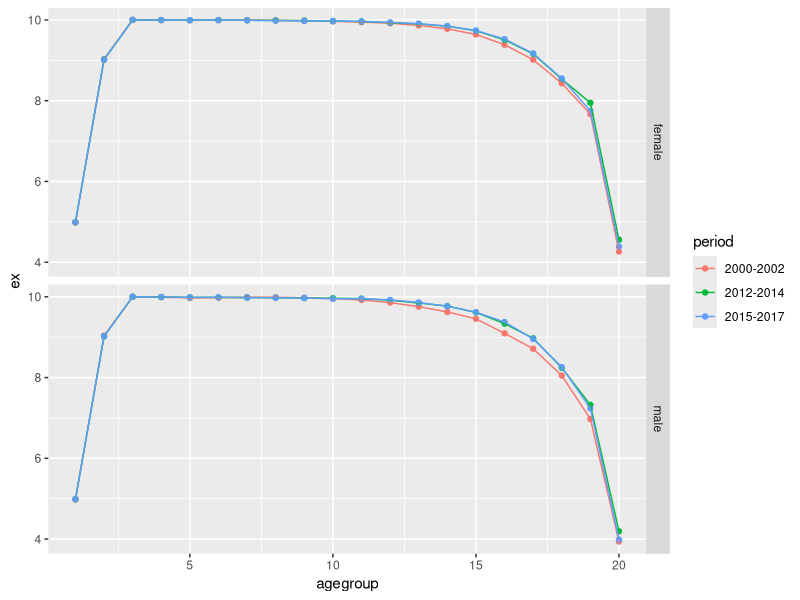

Generate this figure with R: (Note: this script raises an error after producing the figure.)
rm(list = ls())

require(tidyverse)
require(readxl)
require(plotly)

# Data 

## load data from Maria

male_excel_sheets <- excel_sheets(path = "scripts/decomposition/decomposition input males.xlsx")
female_excel_sheets <- excel_sheets(path = "scripts/decomposition/decomposition input females.xlsx")

cause_deaths_tidied <- tibble(sex = "male", year = male_excel_sheets) %>% 
  mutate(data = map(
    male_excel_sheets, 
    ~read_excel("scripts/decomposition/decomposition input males.xlsx",
                sheet = .x
      )
    )
  ) %>% 
  bind_rows(
    tibble(sex = "female", year = female_excel_sheets) %>% 
      mutate(data = map(
        female_excel_sheets,
        ~read_excel("scripts/decomposition/decomposition input females.xlsx",
                    sheet = .x)
        )
      )
  ) %>% 
  unnest() %>% 
  select(-sex1) %>% 
  gather(-c(sex:period), key = "cause", value = "deaths_from_cause")

deaths_total <- cause_deaths_tidied %>% 
  select(sex, period, agegroup, population, deaths) %>% 
  distinct()

deaths_cause <- cause_deaths_tidied %>% 
  select(sex, period, agegroup, cause, deaths_from_cause)

# dta_hmd <- read_csv(file = "hmd_explorer/data/hmd_data.csv")
# dta_scot <- dta %>% 
#   filter(code == "GBR_SCO", gender != "Total") 


# Params

radix <- 100000


# Now to replicate the code below using the gathered/tidied data above
lifetable <- deaths_total %>% 
  mutate(mx = deaths / population) %>% 
  group_by(sex, period) %>% 
  arrange(agegroup) %>% 
  mutate( ### QUESTION: Can ax be expressed directly, and as an additional column? 
    # This would allow the formulae to be generalised further to different age categories 
    qx = case_when(
      agegroup == min(agegroup)                  ~ mx,
      rank(agegroup, ties.method = "first") == 2 ~ (8 * mx) / (2 + 4 * mx),
      agegroup == max(agegroup)                  ~ 1, 
      TRUE                                       ~ 10 * mx / (2 +  5 * mx)
    )
  ) %>% 
  mutate(
    px = 1 - qx
  ) %>% 
  mutate(
    lx = radix
  ) %>% 
  mutate(
    lx = case_when(
      agegroup == min(agegroup)      ~ lx,
      TRUE                           ~ lag(px) * lag(lx)
    )
  ) %>% 
  mutate(
    dx = lx - lead(lx) 
  ) %>% 
  # ggplot(aes(x = agegroup, y = lx, group = period, colour = period)) + geom_point() + geom_line() + facet_grid(sex ~ .)
  # ggplot(aes(x = agegroup, y = mx, group = period, colour = period)) + geom_point() + geom_line() + facet_grid(sex ~ .) + scale_y_log10()
  # ggplot(aes(x = agegroup, y = qx, group = period, colour = period)) + geom_point() + geom_line() + facet_grid(sex ~ .) + scale_y_log10()  
  # ggplot(aes(x = agegroup, y = px, group = period, colour = period)) + geom_point() + geom_line() + facet_grid(sex ~ .) 
  mutate(
    Lx = case_when( # Lx: Average person-years lived between ages x and x + 1
      agegroup == max(agegroup)                           ~ lx / mx, # 
      agegroup == min(agegroup)                           ~ (0.9 * lead(lx) +    0.1 * lx),
      rank(agegroup, ties.method = "first") == 2          ~ 2 *    (lx + lead(lx)),
      TRUE                                                ~ 2.5 *  (lx + lead(lx))
    )
  )  %>% 
  # ggplot(aes(x = agegroup, y = Lx, group = period, colour = period)) + geom_point() + geom_line() + facet_grid(sex ~ .)
  mutate(
    Tx = Lx,
    Tx = case_when(
      agegroup == max(agegroup)    ~ Tx,
      TRUE                         ~ Lx + lead(Tx)
    )
  ) %>% 
  mutate(ex = Tx / lx)  %>% 
#  ggplot(aes(x = agegroup, y = Tx, group = period, colour = period)) + geom_point() + geom_line() + facet_grid(sex ~ .)
  ggplot(aes(x = agegroup, y = ex, group = period, colour = period)) + geom_point() + geom_line() + facet_grid(sex ~ .)
 

  # TO CHECK : The figures above suggest that ex doesn't show conditional life expectancy in years, but in number of age categories
  # IS this correct? What are the age categories?
  
   
#   year1$Lx<-ifelse(year1$agegroup==20,year1$lx/year1$mx,
#                    ifelse(year1$agegroup==1,(0.9*lead(year1$lx,1))+(0.1*year1$lx),
#                           ifelse(year1$agegroup==2,(year1$lx+lead(year1$lx,1))*2,(year1$lx+lead(year1$lx,1))*2.5)))
# year1$Tx<-ifelse(year1$agegroup==20,year1$Lx,NA)
# for (i in 20:1) {
#   year1$Tx<-ifelse(year1$agegroup==20,year1$Tx,year1$Lx+lead(year1$Tx,1))}
#   



# The script below tries to replicate the above using the HMD  - of course it won't allow decomposition but 
# good practice to generalise - will use the HMD methods protocol and consider integrating with other cause-specific datasets 


# 
# 
# decomp_scot <- dta_scot %>% 
#   rename(year = Year, age = Age) %>% 
#   mutate(mx = num_deaths / exposure) %>% # mx: central force of mortality
#   group_by(gender, year) %>% 
#   arrange(age) %>% 
#   mutate(qx = case_when( # qx: probability of dying between this and next age group
#     age == min(age)                          ~  mx,
#     rank(age, ties.method = "first") == 2    ~  (8 * mx) / (2 + 4*mx), # is this appropriate when using finer-grained age groups?
#     age == max(age)                          ~  1,
#     TRUE                                     ~  10 * mx / (2 + (5*mx))
#     )
#   ) %>% 
#   mutate(px = 1 - qx) %>% # px: probability of surviving between this and next age group
#   mutate(
#     lx = 100000           # lx: cumulative survivorship by age x (out of 100000)
#   ) %>% 
#   mutate(
#     lx = case_when(
#       age == min(age)     ~ lx,
#       TRUE                ~ lag(px)*lag(lx)   # probability of surviving last time period, multiplied by number alive last time period
#     )
#   ) %>% 
#   mutate(
#     dx = case_when(
#       age == max(age)     ~ lx, # number of additional deaths last years
#       TRUE                ~ lx - lead(lx)
#     )
#   ) %>% 
#   mutate(
#     Lx = case_when( # Lx: Average person-years lived between ages x and x + 1 
#       
#       age == max(age)                           ~ lx / mx, # 
#       age == min(age)                           ~ (0.9 * lead(lx) +    0.1 * lx),
#       rank(age, ties.method = "first") == 2     ~ 2 *    (lx + lead(lx)),
#       TRUE                                      ~ 2.5 *  (lx + lead(lx))
#     )
#   ) %>% 
#   mutate(
#     Tx = case_when(
#       age == max(age) ~ Lx,
#       TRUE            ~ NA_real_
#     )
#   ) %>% 
#   arrange(desc(age)) %>% 
#   mutate(
#     Tx = case_when(
#       age == max(age)     ~ Tx,
#       TRUE                ~ Lx + lead(Tx)
#     )
#   ) %>% 
#   mutate(ex = Tx / lx)
# 


##calculate life tables for 1st time period
# year1<- arrange(year1,agegroup)
# year1$mx<-year1$deaths/year1$population
# year1$qx<-ifelse(year1$agegroup==1,year1$mx,
#                  ifelse(year1$agegroup==2,(2*4*year1$mx)/(2+(4*year1$mx)),
#                         ifelse(year1$agegroup==20,1,(2*5*year1$mx)/(2+(5*year1$mx)) )))
# year1$px<-1-year1$qx
# year1$lx<-NA
# year1$lx[1]=100000
# for (i in 1:20){
#   year1$lx<-ifelse(year1$agegroup==1,year1$lx, lag(year1$px, 1)*lag(year1$lx,1))}
# year1$dx<-ifelse(year1$agegroup==20,year1$lx,year1$lx-lead(year1$lx))
# year1$Lx<-ifelse(year1$agegroup==20,year1$lx/year1$mx,
#                  ifelse(year1$agegroup==1,(0.9*lead(year1$lx,1))+(0.1*year1$lx),
#                         ifelse(year1$agegroup==2,(year1$lx+lead(year1$lx,1))*2,(year1$lx+lead(year1$lx,1))*2.5)))
# year1$Tx<-ifelse(year1$agegroup==20,year1$Lx,NA)
# for (i in 20:1) {
#   year1$Tx<-ifelse(year1$agegroup==20,year1$Tx,year1$Lx+lead(year1$Tx,1))}
# year1$ex<-year1$Tx/year1$lx



##begin decomposition 1 (between year1 and year2)
decomp1=propyear1
decomp1$all_causes<-ifelse(decomp1$agegroup==20,(year1$lx/100000)*((year2$Tx/year2$lx)-(year1$Tx/year1$lx)),
                           (year1$lx/100000)*((year2$Lx/year2$lx)-(year1$Lx/year1$lx))+(lead(year2$Tx,1)/100000)*((year1$lx/year2$lx)-(lead(year1$lx,1)/lead(year2$lx,1))))
y<-ncol(propyear1)
for (i in c(7:y)) {
  decomp1[,(i)]<-(decomp1$all_causes*(((propyear2[,i]*year2$mx)-(propyear1[,i]*year1$mx))/(year2$mx-year1$mx)))}
decomp1[,c(1,3,4,5,6)]=NULL

y<-ncol(decomp1)
totals<-colSums(decomp1[,c(2:y)])
totals<-append(0,totals)        
decomp1<-rbind(decomp1,totals)
decomp1$agegroup[21]<-"all ages"

##change decomposition to weeks per annum rather than years
y<-ncol(decomp1)
decomp1[2:y]<-(decomp1[2:y]*52)/yrsfirstperiod
decomp1$period<-firstperiod
